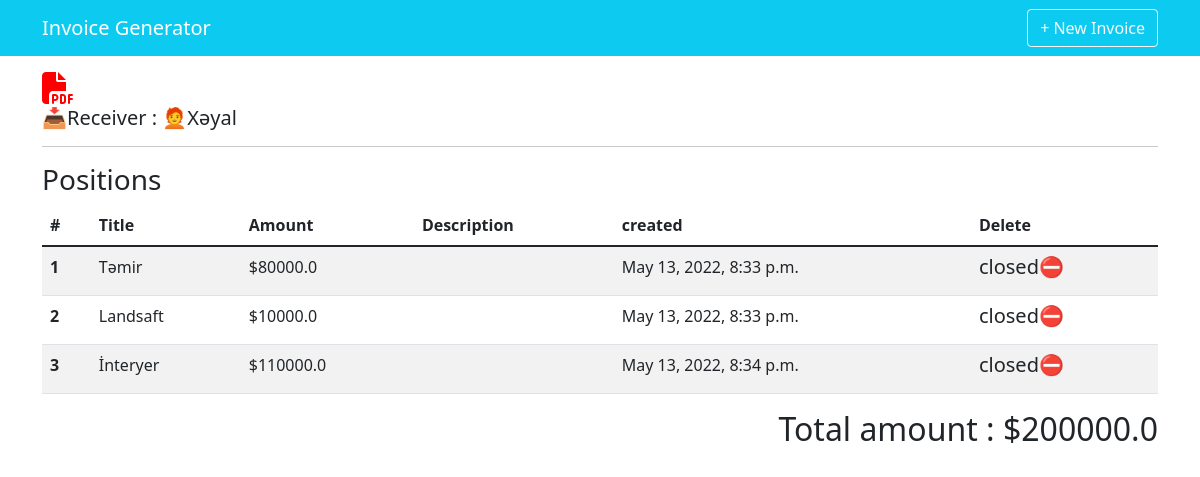
The app's page /details/28/ with its own data.
### invoices/models.py (models this page shows, shortened)
class Invoice(models.Model):
  profile=models.ForeignKey(Profile, on_delete=models.CASCADE)
  receiver=models.ForeignKey(Receiver,on_delete=models.CASCADE)
  number=models.CharField(max_length=150,blank=True)
  completion_date=models.DateField()
  issue_date=models.DateField()
  payment_date=models.DateField()
  created=models.DateTimeField(auto_now_add=True)
  closed=models.BooleanField(default=False)
  tags=models.ManyToManyField(Tag,blank=True)
  @property
  def tags(self):
    return self.tags.all()
  @property
  def positions(self):
    return self.position_set.all()
  @property
  def total_amount(self):
    total=0
    positions=self.positions
    for pos in positions:
      total+=pos.amount
    return round(total,2)

### receivers/models.py (models this page shows)
class Receiver(models.Model):
  name=models.CharField(max_length=200)
  address=models.TextField()
  website=models.URLField(blank=True)
  create=models.DateTimeField(default=datetime.now)
  logo=models.ImageField(default="images/no_photo.png")
  def __str__(self):
    return self.name

### positions/models.py (models this page shows, shortened)
class Position(models.Model):
  invoice=models.ForeignKey(Invoice,on_delete=models.CASCADE)
  title=models.CharField(max_length=200)
  description=models.TextField(help_text='Optional Text',blank=True)
  amount=models.FloatField(help_text='in US $')
  created=models.DateTimeField(auto_now_add=True)

### invoices/views.py (the view, shortened to what this page needs)
# urls.py: path('details/<pk>/',PositionFormView.as_view(),name="details"),
class PositionFormView(FormView):
  form_class=PositionForm
  template_name='invoices/details.html'
  def get_context_data(self, **kwargs):
    context = super().get_context_data(**kwargs)
    invoice_obj=Invoice.objects.get(pk=self.kwargs['pk'])
    qs=invoice_obj.positions
    context["invoice_obj"] =invoice_obj
    context['qs']=qs
    return context

### invoices/templates/invoices/details.html (shortened to what this page needs)
{% extends 'base.html' %}
{% load crispy_forms_tags %}
{% block content %}
<div class="mt-3">
  {% if not invoice_obj.closed %}
  <button type="button" class="btn btn-success mb-3" data-bs-toggle="modal" data-bs-target="#positionModal">
    Add Positions
  </button>
  <button type="button" class="btn btn-warning mb-3" data-bs-toggle="modal" data-bs-target="#close">
    Close
  </button>
  {% else %}
  <a href={% url 'invoices:export' invoice_obj.pk %}><i class="fa-solid fa-file-pdf fa-2x" style='color:red'></i></a>
  {% endif %}
  <h5>📥Receiver : 🧑‍🦰{{invoice_obj.receiver}}</h5>
  <hr>
  <h3>Positions</h3>
  {% if qs %}
      <table class="table  table-striped">
      <thead>
        <tr>
          <th scope="col">#</th>
          <th scope="col">Title</th>
          <th scope="col">Amount</th>
          <th scope="col">Description</th>
          <th scope="col">created</th>
          <th scope="col">Delete</th>
        </tr>
      </thead>
      <tbody>
        {% for item in  qs %}
        <tr>
          <th scope="row">{{ forloop.counter }}</th>
          <td>{{item.title}}</td>
          <td>${{item.amount}}</td>
          <td>{{item.description}}</td>
          <td>{{item.created}}</td>
          {% if not invoice_obj.closed %}
          <td> <a href={% url 'invoices:delete-pos' invoice_obj.pk item.pk %} class="btn btn-danger">x</a> </td>
          {% else %}
              <td><h5>closed⛔</h5></td>
          {% endif %}
        </tr>
        {% endfor %}
      </tbody>
    </table>
    <div class="mt-2 text-end">
      <h2>Total amount : ${{invoice_obj.total_amount}}</h2>
    </div>
  {% else %}
  <h5>No invoices added ...😥</h5>
  {% endif %}
</div>
{% endblock content %}

### records on screen
Invoice: receiver "Xəyal", total_amount "200000.0"
Position: title "Təmir", amount "80000.0", created "May 13, 2022, 8:33 p.m."
Position: title "Landsaft", amount "10000.0", created "May 13, 2022, 8:33 p.m."
Position: title "İnteryer", amount "110000.0", created "May 13, 2022, 8:34 p.m."
